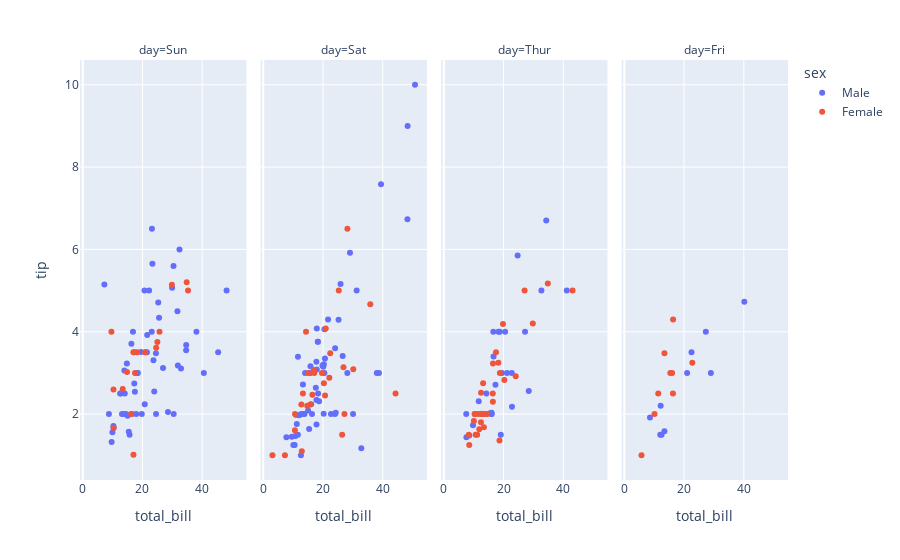

The cell this chart's notebook holds for it:
### Code cell
px.scatter(tips,'total_bill', 'tip', color='sex', facet_col='day')

### Figure 1 — Plotly figure (JSON) as saved in the notebook; plotly's stock layout.template omitted (floating-point values rounded to 4 significant figures)
{"data": [{"hovertemplate": "sex=Male<br>day=Sun<br>total_bill=%{x}<br>tip=%{y}<extra></extra>", "legendgroup": "Male", "marker": {"color": "#636efa", "symbol": "circle"}, "mode": "markers", "name": "Male", "orientation": "v", "showlegend": true, "type": "scatter", "x": [48.17, 45.35, 40.55, 38.07, 34.63, 34.65, 32.9, 31.85, 30.46, 31.71, 28.55, 32.4, 29.93, 30.4, 26.88, 24.55, 23.95, 25.56, 24.52, 25.29, 23.68, 23.1, 20.76, 21.5, 19.77, 23.33, 21.58, 21.01, 22.23, 23.17, 19.49, 17.89, 20.69, 18.43, 18.29, 18.04, 17.46, 17.26, 16.49, 15.69, 15.42, 15.04, 16.82, 16.29, 14.48, 13.81, 14.07, 14.78, 13.13, 13.94, 12.66, 12.54, 10.34, 10.27, 9.94, 9.68, 8.77, 7.25], "xaxis": "x", "y": [5, 3.5, 3, 4, 3.55, 3.68, 3.11, 3.18, 2, 4.5, 2.05, 6, 5.07, 5.6, 3.12, 2, 2.55, 4.34, 3.48, 4.71, 3.31, 4, 2.24, 3.5, 2, 5.65, 3.92, 3.5, 5, 6.5, 3.51, 2, 5, 3, 3, 3, 2.54, 2.74, 2, 1.5, 1.57, 1.96, 4, 3.71, 2, 2, 2.5, 3.23, 2, 3.06, 2.5, 2.5, 1.66, 1.71, 1.56, 1.32, 2, 5.15], "yaxis": "y"}, {"hovertemplate": "sex=Male<br>day=Sat<br>total_bill=%{x}<br>tip=%{y}<extra></extra>", "legendgroup": "Male", "marker": {"color": "#636efa", "symbol": "circle"}, "mode": "markers", "name": "Male", "orientation": "v", "showlegend": false, "type": "scatter", "x": [48.27, 50.81, 48.33, 38.73, 38.01, 39.42, 32.83, 30.06, 31.27, 28.15, 26.59, 29.03, 24.27, 24.01, 25.21, 25.89, 22.67, 24.06, 20.23, 20.45, 21.7, 20.65, 20.29, 20.08, 19.82, 20.49, 18.69, 17.82, 18.35, 17.81, 17.59, 17.92, 18.29, 17.78, 18.24, 16.31, 17.92, 16.04, 15.36, 15.01, 15.69, 15.81, 15.53, 13.81, 12.6, 13.37, 14, 12.69, 13.28, 11.59, 12.02, 11.24, 10.77, 10.51, 11.02, 10.07, 11.61, 9.55, 7.74], "xaxis": "x2", "y": [6.73, 10, 9, 3, 3, 7.58, 1.17, 2, 5, 3, 3.41, 5.92, 2.03, 2, 4.29, 5.16, 2, 3.6, 2.01, 3, 4.3, 3.35, 3.21, 3.15, 3.18, 4.06, 2.31, 1.75, 2.5, 2.34, 2.64, 3.08, 3.76, 3.27, 3.76, 2, 4.08, 2.24, 1.64, 2.09, 3, 3.16, 3, 2, 1, 2, 3, 2, 2.72, 1.5, 1.97, 1.76, 1.47, 1.25, 1.98, 1.25, 3.39, 1.45, 1.44], "yaxis": "y2"}, {"hovertemplate": "sex=Male<br>day=Thur<br>total_bill=%{x}<br>tip=%{y}<extra></extra>", "legendgroup": "Male", "marker": {"color": "#636efa", "symbol": "circle"}, "mode": "markers", "name": "Male", "orientation": "v", "showlegend": false, "type": "scatter", "x": [41.19, 32.68, 34.3, 28.44, 27.2, 22.82, 22.76, 24.71, 21.16, 19.08, 20.53, 19.44, 18.71, 17.29, 18.28, 16, 15.98, 15.95, 15.48, 16.66, 16.58, 14.26, 13.51, 13.03, 11.69, 10.34, 9.78, 8.52, 7.56, 7.51], "xaxis": "x3", "y": [5, 5, 6.7, 2.56, 4, 2.18, 3, 5.85, 3, 1.5, 4, 3, 4, 2.71, 4, 2, 2.03, 2, 2.02, 3.4, 4, 2.5, 2, 2, 2.31, 2, 1.73, 1.48, 1.44, 2], "yaxis": "y3"}, {"hovertemplate": "sex=Male<br>day=Fri<br>total_bill=%{x}<br>tip=%{y}<extra></extra>", "legendgroup": "Male", "marker": {"color": "#636efa", "symbol": "circle"}, "mode": "markers", "name": "Male", "orientation": "v", "showlegend": false, "type": "scatter", "x": [40.17, 28.97, 27.28, 22.49, 21.01, 13.42, 12.46, 12.03, 12.16, 8.58], "xaxis": "x4", "y": [4.73, 3, 4, 3.5, 3, 1.58, 1.5, 1.5, 2.2, 1.92], "yaxis": "y4"}, {"hovertemplate": "sex=Female<br>day=Sun<br>total_bill=%{x}<br>tip=%{y}<extra></extra>", "legendgroup": "Female", "marker": {"color": "#EF553B", "symbol": "circle"}, "mode": "markers", "name": "Female", "orientation": "v", "showlegend": true, "type": "scatter", "x": [35.26, 34.81, 29.85, 25.71, 25, 24.59, 20.9, 16.99, 18.15, 17.51, 16.21, 17.31, 16.97, 14.83, 13.39, 10.33, 10.29, 9.6], "xaxis": "x", "y": [5, 5.2, 5.14, 4, 3.75, 3.61, 3.5, 1.01, 3.5, 3, 2, 3.5, 3.5, 3.02, 2.61, 1.67, 2.6, 4], "yaxis": "y"}, {"hovertemplate": "sex=Female<br>day=Sat<br>total_bill=%{x}<br>tip=%{y}<extra></extra>", "legendgroup": "Female", "marker": {"color": "#EF553B", "symbol": "circle"}, "mode": "markers", "name": "Female", "orientation": "v", "showlegend": false, "type": "scatter", "x": [44.3, 35.83, 30.14, 27.18, 26.41, 26.86, 28.17, 25.28, 22.12, 22.42, 20.69, 20.29, 20.92, 19.65, 17.07, 16.45, 16.93, 15.77, 14.73, 15.06, 12.9, 13.27, 12.76, 14.31, 10.59, 10.63, 7.25, 3.07], "xaxis": "x2", "y": [2.5, 4.67, 3.09, 2, 1.5, 3.14, 6.5, 5, 2.88, 3.48, 2.45, 2.75, 4.08, 3, 3, 2.47, 3.07, 2.23, 2.2, 3, 1.1, 2.5, 2.23, 4, 1.61, 2, 1, 1], "yaxis": "y2"}, {"hovertemplate": "sex=Female<br>day=Thur<br>total_bill=%{x}<br>tip=%{y}<extra></extra>", "legendgroup": "Female", "marker": {"color": "#EF553B", "symbol": "circle"}, "mode": "markers", "name": "Female", "orientation": "v", "showlegend": false, "type": "scatter", "x": [43.11, 34.83, 29.8, 27.05, 24.08, 20.27, 18.64, 18.78, 19.81, 18.26, 16.43, 17.47, 16.4, 16.47, 14.52, 14.15, 13.42, 13, 13, 12.74, 12.43, 13.16, 12.26, 11.87, 12.48, 11.17, 11.38, 10.65, 10.33, 10.07, 8.51, 8.35], "xaxis": "x3", "y": [5, 5.17, 4.2, 5, 2.92, 2.83, 1.36, 3, 4.19, 3.25, 2.3, 3.5, 2.5, 3.23, 2, 2, 1.68, 2, 2, 2.01, 1.8, 2.75, 2, 1.63, 2.52, 1.5, 2, 1.5, 2, 1.83, 1.25, 1.5], "yaxis": "y3"}, {"hovertemplate": "sex=Female<br>day=Fri<br>total_bill=%{x}<br>tip=%{y}<extra></extra>", "legendgroup": "Female", "marker": {"color": "#EF553B", "symbol": "circle"}, "mode": "markers", "name": "Female", "orientation": "v", "showlegend": false, "type": "scatter", "x": [22.75, 16.27, 15.98, 15.38, 16.32, 13.42, 11.35, 10.09, 5.75], "xaxis": "x4", "y": [3.25, 2.5, 3, 3, 4.3, 3.48, 2.5, 2, 1], "yaxis": "y4"}], "layout": {"annotations": [{"font": {}, "showarrow": false, "text": "day=Sun", "x": 0.1175, "xanchor": "center", "xref": "paper", "y": 1, "yanchor": "bottom", "yref": "paper"}, {"font": {}, "showarrow": false, "text": "day=Sat", "x": 0.3725, "xanchor": "center", "xref": "paper", "y": 1, "yanchor": "bottom", "yref": "paper"}, {"font": {}, "showarrow": false, "text": "day=Thur", "x": 0.6275, "xanchor": "center", "xref": "paper", "y": 1, "yanchor": "bottom", "yref": "paper"}, {"font": {}, "showarrow": false, "text": "day=Fri", "x": 0.8825, "xanchor": "center", "xref": "paper", "y": 1, "yanchor": "bottom", "yref": "paper"}], "legend": {"title": {"text": "sex"}, "tracegroupgap": 0}, "margin": {"t": 60}, "xaxis": {"anchor": "y", "domain": [0, 0.235], "title": {"text": "total_bill"}}, "xaxis2": {"anchor": "y2", "domain": [0.255, 0.49], "matches": "x", "title": {"text": "total_bill"}}, "xaxis3": {"anchor": "y3", "domain": [0.51, 0.745], "matches": "x", "title": {"text": "total_bill"}}, "xaxis4": {"anchor": "y4", "domain": [0.765, 1.0], "matches": "x", "title": {"text": "total_bill"}}, "yaxis": {"anchor": "x", "domain": [0, 1], "title": {"text": "tip"}}, "yaxis2": {"anchor": "x2", "domain": [0, 1], "matches": "y", "showticklabels": false}, "yaxis3": {"anchor": "x3", "domain": [0, 1], "matches": "y", "showticklabels": false}, "yaxis4": {"anchor": "x4", "domain": [0, 1], "matches": "y", "showticklabels": false}}}
